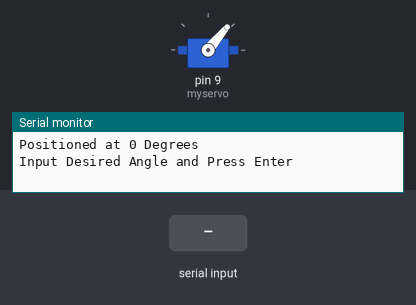
A sketch run on a simulated Arduino Uno, built with avr-gcc and run on an emulated ATmega328P. On the bench: servo, the last lines printed to the serial monitor. The test bench sets the inputs (shaded band).

Above: at 1.2 s.
1.3 s: "90,45\n" received over Serial
At 5.44 s:
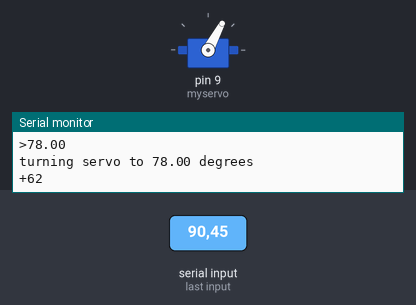
At 9.96 s:
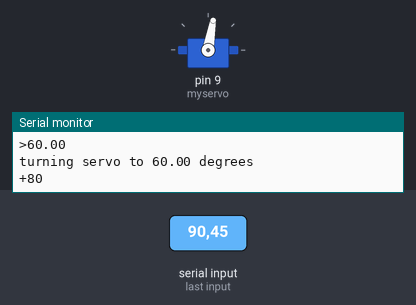
Timing chart, 0 to 21.6 s (numbered marks = the images above; inputs shaded):
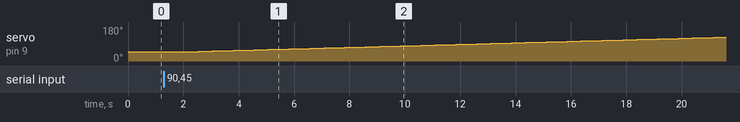

The sketch:

manipulator3.ino
```cpp
#include <Servo.h>
Servo myservo;
int pos = 50;
int del=250;


void setup()

{
  int deg =0;
int deg1 = 0;

  Serial.begin(9600);
   myservo.attach(9);
  myservo.write(pos); // move servo to 0 degrees
  Serial.println("Positioned at 0 Degrees");
  Serial.println("Input Desired Angle and Press Enter");
  /*while (!Serial);
  Serial.println("-------------------------");
  Serial.println("ARos is loading....");
  delay(1000);
  Serial.println("ARos loaded succesfully");
  Serial.println("-------------------------");

  Serial.println("calibrating servo...");
  for (pos = 0; pos <= 180; pos += 1)
    myservo.write(0);
  delay(1000);
  myservo.write(180);
  delay(1000);

  Serial.println("servo calibrated");
  Serial.println("-------------------------");
  Serial.println("Comand input online, write command to perform action");
  Serial.println("-------------------------");*/
}

void loop() {

while(Serial.available())


  {
    String comingdata = "";
    comingdata = Serial.readString();//the erray that will be recieved from processing
    Serial.print( comingdata );
    float state = comingdata.toFloat();//etikit boytu
    while(state >= 0 && state<180)
    {
      Serial.print(">");
      Serial.println(state);
      Serial.print("turning servo to ");
      Serial.print(state);
      Serial.println(" degrees");
        myservo.write(pos);
        Serial.print("+");
        Serial.println(pos);
        pos=pos+1;
        state=state-1;

        delay(del);
    }
    while(state <= 0)
    {
      Serial.print(">");
      Serial.println(state);
      Serial.print("turning servo to ");
      Serial.print(state);
      Serial.println(" degrees");
        myservo.write(pos);
        Serial.print("+");
        Serial.println(pos);
        pos=pos-1;
        state=state+1;
        delay(del);
    }

  }

}
```

Measured:
- after the input at 1.3 s, servo on pin 9 (myservo): moves from 50° to 126° over 18.8 s, starting after 1.3 s
